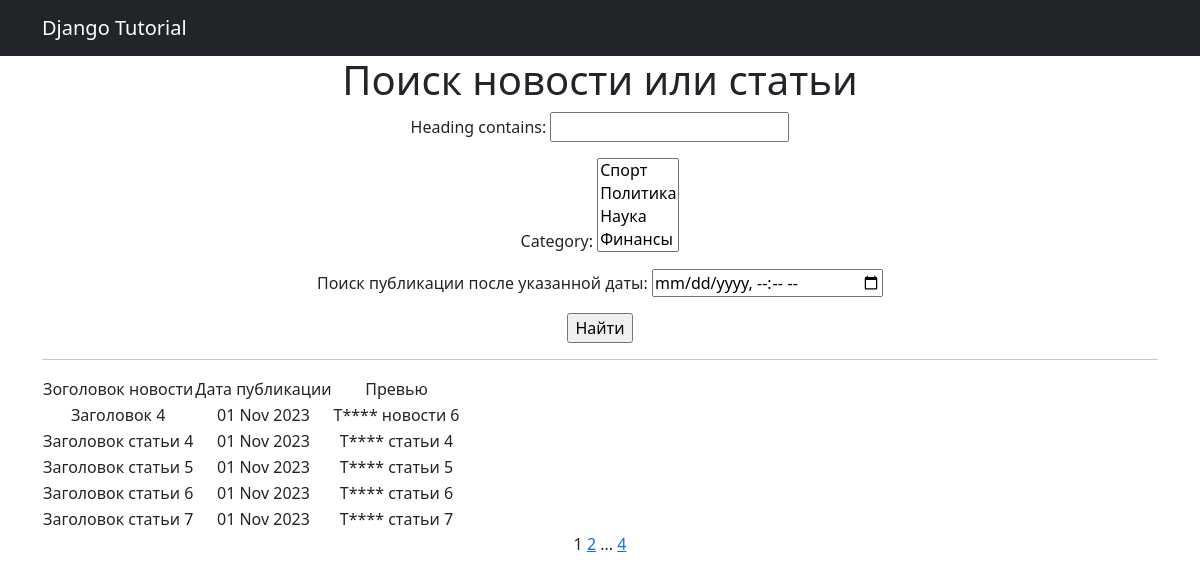
The page /posts/news/search/ on the database its author committed.
### news/models.py (models this page shows, shortened)
class Category(models.Model):
    category = models.CharField(max_length=64, unique=True)
    def __str__(self):
        return self.category.title()

class Post(models.Model):
    news = "NW"
    articl = "AR"
    CHOICE_CONTENS = [(news,'Новости'), (articl,'Статья')]
    time_creates = models.DateTimeField(auto_now_add=True)
    choice_content = models.CharField(max_length=2, choices=CHOICE_CONTENS, default= news)
    heading = models.CharField(max_length=64)
    rating = models.IntegerField(default=0)
    article_text = models.TextField()
    autor = models.ForeignKey(Author, on_delete=models.CASCADE)
    category = models.ManyToManyField(Category, through='PostCategory')

### news/views.py (the view)
# urls.py: path('news/search/', NewsSearch.as_view(), name='news_search'),
class NewsSearch(ListView):
    model = Post
    ordering = 'heading'
    template_name = 'news_search.html'
    context_object_name = 'news'
    paginate_by = 5
    def get_queryset(self):
        queryset = super().get_queryset()
        self.filterset = PostFilter(self.request.GET, queryset)
        return self.filterset.qs
    def get_context_data(self, **kwargs):
        context = super().get_context_data(**kwargs)
        context['filterset'] = self.filterset
        return context

### news/templatetags/custom_filters.py (called while the page is built)
@register.filter()
def censor(value):
    text = str(value)
    for i in unacceptable_words:
        iCaps = i.capitalize()
        replCaps = (i.capitalize()[0]).ljust(len(i),"*")
        repl = (i[0].ljust(len(i), "*"))
        text = text.replace(i,repl)
        text = text.replace(iCaps, replCaps)
    return text

### news/templatetags/custom_tag.py (called while the page is built)
@register.simple_tag(takes_context=True)
def url_replace(context, **kwargs):
   d = context['request'].GET.copy()
   for k, v in kwargs.items():
       d[k] = v
   return d.urlencode()

### templates/news_search.html (shortened to what this page needs)
{% extends 'flatpages/default.html' %}
{% load custom_filters %}
{% load custom_tag %}
{% block content %}
   <h1>Поиск новости или статьи</h1>
    <form action="" method="get">
        {{ filterset.form.as_p }}
        <input type="submit" value="Найти" />
    </form>
    <hr>
    {% if news %}
        <table>
            <tr>
                <td>Зоголовок новости</td>
                <td>Дата публикации</td>
                <td>Превью</td>
            </tr>
            {% for i in news %}
            <tr>
                <td>{{ i.heading|censor }}</td>
                <td>{{ i.time_creates|date:'d M Y' }}</td>
                <td>{{ i.article_text|censor|truncatechars:15 }}</td>
            </tr>
            {% endfor %}
        </table>
    {% else %}
        <h2>Новостей нет!</h2>
    {% endif %}
   {{ page_obj.number }}
   {% if page_obj.has_next %}
       <a href="?{% url_replace page=page_obj.next_page_number %}">{{ page_obj.next_page_number }}</a>
       {% if paginator.num_pages != page_obj.next_page_number %}
           ...
           <a href="?{% url_replace page=page_obj.paginator.num_pages %}">{{ page_obj.paginator.num_pages }}</a>
       {% endif %}
   {% endif %}
{% endblock content %}

### rows shown on the page
Category: category "Спорт / Политика / Наука / Финансы"
Post: heading|censor "Заголовок 4", time_creates "01 Nov 2023", article_text|censor "Т**** новости 6"
Post: heading|censor "Заголовок статьи 4", time_creates "01 Nov 2023", article_text|censor "Т**** статьи 4"
Post: heading|censor "Заголовок статьи 5", time_creates "01 Nov 2023", article_text|censor "Т**** статьи 5"
Post: heading|censor "Заголовок статьи 6", time_creates "01 Nov 2023", article_text|censor "Т**** статьи 6"
Post: heading|censor "Заголовок статьи 7", time_creates "01 Nov 2023", article_text|censor "Т**** статьи 7"

### other values the page prints
{{ page_obj.number }} "1"
{{ page_obj.next_page_number }} "2"
{{ page_obj.paginator.num_pages }} "4"
